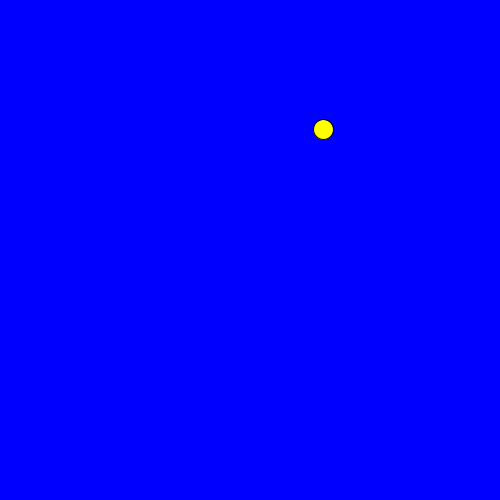
Frame 1 (no input)
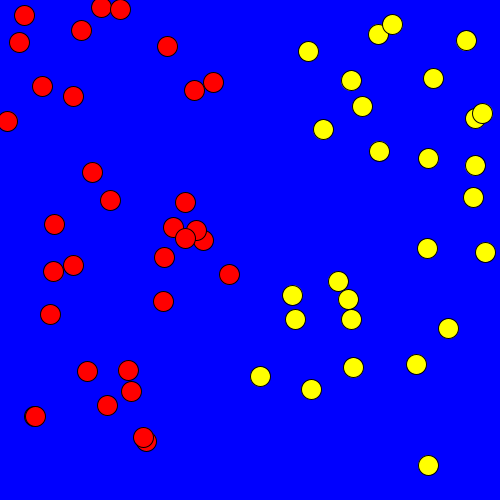
Frame 60 (the mouse pressed at the canvas centre just before this capture)
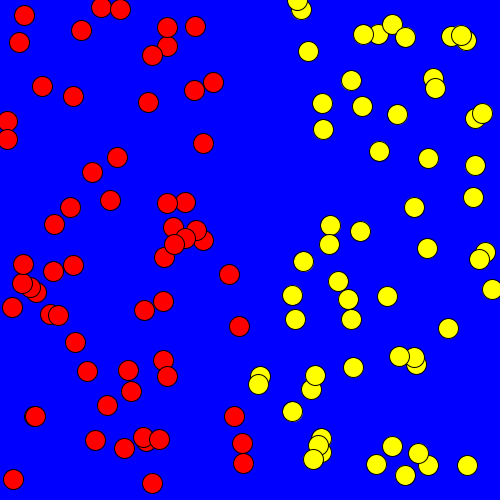
Frame 120 (the mouse held since frame 60 and released just before this capture)

The Processing sketch that drew these frames (run headless with seeded random() and noise(); from frame 60 on, the mouse is pressed at the canvas centre):

// Processing sketch: ifStatementCircles
// ── ifStatementCircles.pde
final color backgroundColor = color(0, 0, 255);
final int circleDiameter = 20;

float circleX;
float circleY;

void setup() {
  size(500, 500);
  background(backgroundColor);
}

void draw () {
  circleX = random(0, width); 
  circleY = random(0, height);
  
  if (circleX <= width/2) {
    fill(255, 0, 0);
  } else {
    fill(255, 255, 0);
  }
  
  ellipse(circleX, circleY, circleDiameter, circleDiameter); 
}
